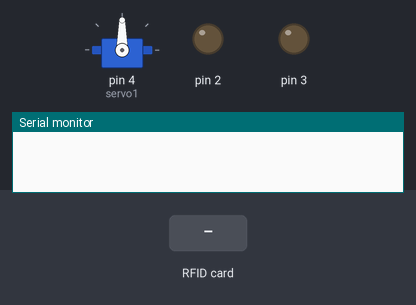
Recording of a sketch running on a simulated Arduino Uno, built with avr-gcc and run on an emulated ATmega328P. On the bench: servo, output pins drawn as LEDs (lit = HIGH), the last lines printed to the serial monitor. The inputs (shaded band) are chosen by the test bench. Pins used as bus, display or sensor lines are not drawn.

Above: at 1.2 s.
1.3 s: RFID card 5E 7A 19 C4 held to the reader
At 1.7 s:
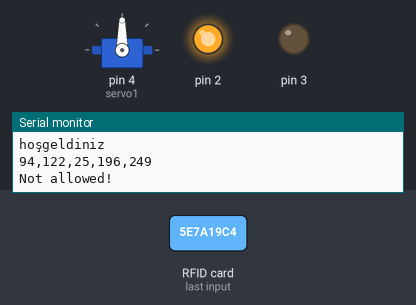
Timing chart, 0 to 7.8 s (numbered marks = the images above; inputs shaded):
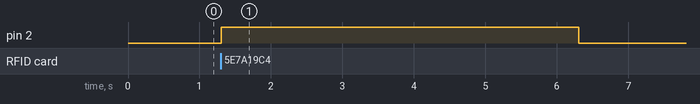

Measured:
- after the input at 1.3 s, pin 2: LOW → HIGH at once, → LOW 5.0 s later

The sketch:

otopark.ino
```cpp
#include <RFID.h>
#include <SPI.h>
#include <Servo.h>  // servo library

#define SS_PIN 10
#define RST_PIN 9
Servo servo1;

RFID rfid(SS_PIN,RST_PIN);


int serNum[5];

int cards[][5] = {
  {209,99,75,43,210}, // card 1
  {172,30,239,85,8} // card 2
};

bool access = false;

void setup(){
    pinMode(3,OUTPUT);
    pinMode(2,OUTPUT);
    Serial.begin(9600);
    SPI.begin();
    rfid.init();
    servo1.attach(4);//servo motor pin
}

void loop(){

    if(rfid.isCard()){
    Serial.println("hoşgeldiniz");
        if(rfid.readCardSerial()){
            Serial.print(rfid.serNum[0]);
            Serial.print(",");
            Serial.print(rfid.serNum[1]);
            Serial.print(",");
            Serial.print(rfid.serNum[2]);
            Serial.print(",");
            Serial.print(rfid.serNum[3]);
            Serial.print(",");
            Serial.print(rfid.serNum[4]);
            Serial.println("");

            for(int x = 0; x < sizeof(cards); x++){
              for(int i = 0; i < sizeof(rfid.serNum); i++ ){
                  if(rfid.serNum[i] != cards[x][i]) {
                      access = false;
                      break;
                  } else {
                      access = true;
                  }
              }
              if(access) break;
            }

        }

       if(access){
          Serial.println("Welcome!");
          servo1.write(20);
          digitalWrite(3,HIGH);
          delay(5000);
          digitalWrite(3,LOW);
          servo1.write(90);
       } else {
          Serial.println("Not allowed!");
          digitalWrite(2,HIGH);
          delay(5000);
          digitalWrite(2,LOW);
         }
    }
    rfid.halt();
}
```
